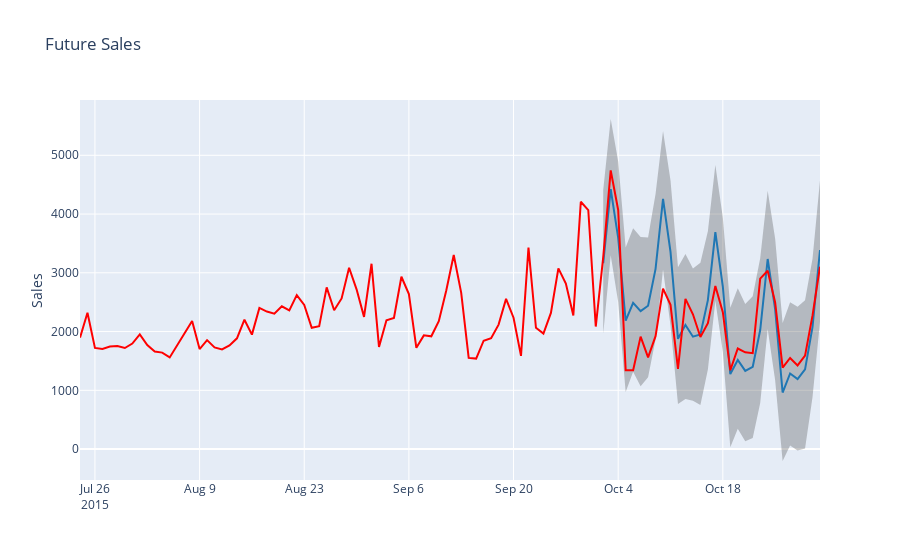

Notebook code for this chart:
### Code cell
show_forecast(cmp_df, prediction_size, 100, 'Future Sales')
